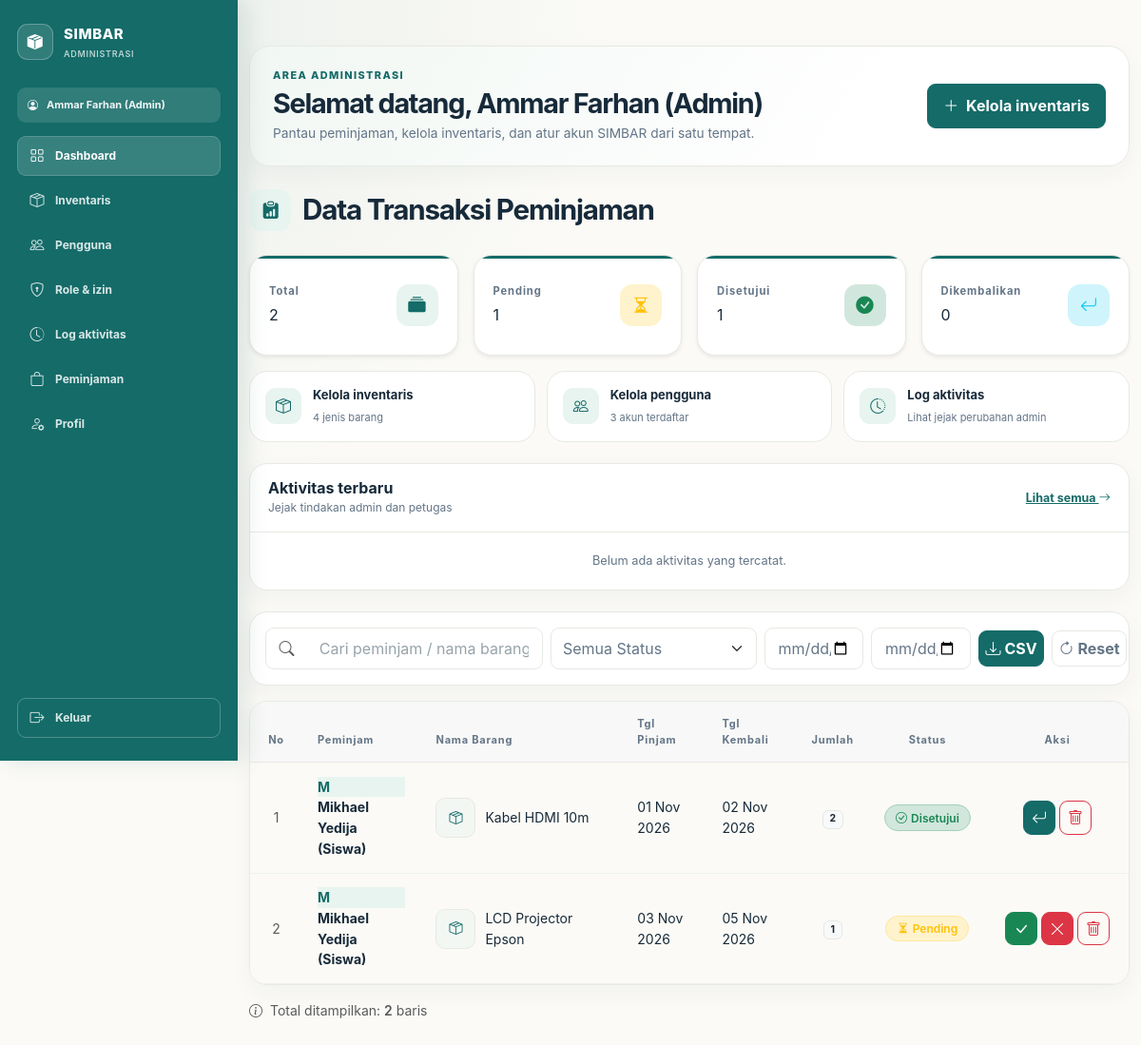
/admin/index.php (signed in), run on the app's committed database.
### tables this page shows
CREATE TABLE `peminjaman` (
  `id` int(11) NOT NULL,
  `user_id` int(11) NOT NULL,
  `barang_id` int(11) NOT NULL,
  `tanggal_pinjam` date NOT NULL,
  `tanggal_kembali` date NOT NULL,
  `jumlah_pinjam` int(11) NOT NULL DEFAULT 1,
  `status` enum('Pending','Disetujui','Ditolak','Dikembalikan') NOT NULL DEFAULT 'Pending',
  `created_at` timestamp NOT NULL DEFAULT current_timestamp()
);

CREATE TABLE `users` (
  `id` int(11) NOT NULL,
  `nama` varchar(100) NOT NULL,
  `username` varchar(50) NOT NULL,
  `password` varchar(255) NOT NULL,
  `role` varchar(50) NOT NULL DEFAULT 'peminjam',
  `created_at` timestamp NOT NULL DEFAULT current_timestamp()
);

CREATE TABLE `barang` (
  `id` int(11) NOT NULL,
  `nama_barang` varchar(100) NOT NULL,
  `kategori` varchar(50) NOT NULL,
  `foto` varchar(255) DEFAULT NULL,
  `diarsipkan` tinyint(1) NOT NULL DEFAULT 0,
  `stok` int(11) NOT NULL DEFAULT 0,
  `kondisi` enum('Baik','Rusak Ringan') NOT NULL DEFAULT 'Baik',
  `created_at` timestamp NOT NULL DEFAULT current_timestamp()
);

### admin/index.php (the view, shortened to what the rows shown need)
<?php
require_once '../config/koneksi.php';
require_once '../config/auth.php';
cek_akses('transactions.view');
$data_peminjaman = [];
try {
    $sql = "SELECT peminjaman.id, users.nama AS nama_peminjam, barang.nama_barang, barang.foto,
                   peminjaman.tanggal_pinjam, peminjaman.tanggal_kembali,
                   peminjaman.jumlah_pinjam, peminjaman.status
            FROM peminjaman
            JOIN users  ON peminjaman.user_id  = users.id
            JOIN barang ON peminjaman.barang_id = barang.id
            ORDER BY peminjaman.id DESC";
    $stmt = $pdo->query($sql);
    $data_peminjaman = $stmt->fetchAll(PDO::FETCH_ASSOC);
} catch (PDOException $e) {
    $error_message = "Gagal memuat data peminjaman. Silakan coba lagi.";
}
function format_tanggal($tgl) {
    $bulan = [1=>'Jan','Feb','Mar','Apr','Mei','Jun','Jul','Agu','Sep','Okt','Nov','Des'];
    $ts = strtotime($tgl);
    return date('d', $ts) . ' ' . $bulan[(int)date('n', $ts)] . ' ' . date('Y', $ts);
}
function badge_status($status) {
    $map = [
        'Pending'      => ['warning', 'bi-hourglass-split', 'Pending'],
        'Disetujui'    => ['success', 'bi-check-circle',   'Disetujui'],
        'Ditolak'      => ['danger',  'bi-x-circle',       'Ditolak'],
        'Dikembalikan' => ['primary', 'bi-arrow-return-left', 'Dikembalikan'],
    ];
    $cfg = $map[$status] ?? ['secondary', 'bi-dash-circle', $status];
    return '<span class="badge badge-status bg-' . $cfg[0] . '-subtle text-' . $cfg[0] . ' border border-' . $cfg[0] . '-subtle">'
         . '<i class="bi ' . $cfg[1] . ' me-1"></i>' . htmlspecialchars($cfg[2]) . '</span>';
}
$nama_admin = $_SESSION['nama'] ?? 'Admin';
?>
<!DOCTYPE html>
<html lang="id">
<head>
    <link href="https://cdn.jsdelivr.net/npm/bootstrap@5.3.3/dist/css/bootstrap.min.css" rel="stylesheet">
    <link href="https://cdn.jsdelivr.net/npm/bootstrap-icons@1.11.3/font/bootstrap-icons.css" rel="stylesheet">
    <?php require __DIR__ . '/sidebar_styles.php'; ?>
</head>
<body>
<div class="container my-4 my-md-5 fade-in">
    <section class="admin-heading" aria-labelledby="admin-title">
        <div>
            <h1 id="admin-title">Selamat datang, <?= htmlspecialchars($nama_admin, ENT_QUOTES, 'UTF-8') ?></h1>
        </div>
    </section>
    <h2 class="page-title d-flex align-items-center">
        <i class="bi bi-clipboard-data-fill"></i>Data Transaksi Peminjaman
    </h2>
    <?php if (simbar_user_has_permission('audit.view')): ?>
    <section class="activity-panel" aria-labelledby="activity-title">
        <div class="activity-heading">
            <div><h2 id="activity-title">Aktivitas terbaru</h2><p>Jejak tindakan admin dan petugas</p></div>
        </div>
    </section>
    <?php endif; ?>
    <div class="table-card shadow-sm">
        <div class="table-responsive">
            <table class="table align-middle" id="dataTable">
                <thead>
                    <tr>
                        <th class="text-center" style="width:55px;">No</th>
                        <th>Peminjam</th>
                        <th>Nama Barang</th>
                        <th>Tgl Pinjam</th>
                        <th>Tgl Kembali</th>
                        <th class="text-center">Jumlah</th>
                        <th class="text-center">Status</th>
                        <th class="text-center" style="width:150px;">Aksi</th>
                    </tr>
                </thead>
                <tbody>
                    <?php if (empty($data_peminjaman)): ?>
                        <tr class="empty-row">
                            <td colspan="8" class="text-center text-muted py-5">
                                <i class="bi bi-inbox fs-1 d-block mb-2 text-secondary opacity-50"></i>
                                <div class="fw-semibold">Belum ada data transaksi peminjaman.</div>
                                <div class="small">Transaksi baru akan tampil di sini.</div>
                            </td>
                        </tr>
                    <?php else: ?>
                        <?php $no = 1; foreach ($data_peminjaman as $row):
                            $inisial = strtoupper(mb_substr($row['nama_peminjam'], 0, 1));
                        ?>
                            <tr>
                                <td class="text-center text-muted" data-label="No"><?= $no++ ?></td>
                                <td data-label="Peminjam">
                                    <div class="peminjam-cell">
                                        <div class="avatar"><?= htmlspecialchars($inisial) ?></div>
                                        <span><?= htmlspecialchars($row['nama_peminjam']) ?></span>
                                    </div>
                                </td>
                                <td data-label="Nama Barang">
                                    <div class="barang-cell">
                                        <span class="barang-thumb">
                                            <?php if (!empty($row['foto'])): ?>
                                                <img src="../uploads/barang/<?= htmlspecialchars($row['foto'], ENT_QUOTES, 'UTF-8') ?>" alt="" loading="lazy">
                                            <?php else: ?>
                                                <i class="bi bi-box-seam" aria-hidden="true"></i>
                                            <?php endif; ?>
                                        </span>
                                        <span><?= htmlspecialchars($row['nama_barang'], ENT_QUOTES, 'UTF-8') ?></span>
                                    </div>
                                </td>
                                <td data-label="Tanggal Pinjam" data-date="<?= htmlspecialchars($row['tanggal_pinjam'], ENT_QUOTES, 'UTF-8') ?>"><?= format_tanggal($row['tanggal_pinjam']) ?></td>
                                <td data-label="Tanggal Kembali" data-date="<?= htmlspecialchars($row['tanggal_kembali'], ENT_QUOTES, 'UTF-8') ?>"><?= format_tanggal($row['tanggal_kembali']) ?></td>
                                <td class="text-center" data-label="Jumlah">
                                    <span class="badge bg-light text-dark border"><?= (int)$row['jumlah_pinjam'] ?></span>
                                </td>
                                <td class="text-center" data-label="Status"><?= badge_status($row['status']) ?></td>
                                <td class="text-center" data-label="Aksi">
                                    <div class="d-inline-flex gap-1">
                                        <?php if (simbar_user_has_permission('transactions.manage')): ?>
                                        <?php if ($row['status'] === 'Pending'): ?>
                                            <button type="button" class="btn btn-success btn-aksi"
                                                title="Setujui"
                                                data-bs-toggle="modal" data-bs-target="#modalAksi"
                                                data-id="<?= (int)$row['id'] ?>"
                                                data-status="Disetujui"
                                                data-label="menyetujui"
                                                data-nama="<?= htmlspecialchars($row['nama_peminjam']) ?>"
                                                data-barang="<?= htmlspecialchars($row['nama_barang']) ?>">
                                                <i class="bi bi-check-lg"></i>
                                            </button>
                                            <button type="button" class="btn btn-danger btn-aksi"
                                                title="Tolak"
                                                data-bs-toggle="modal" data-bs-target="#modalAksi"
                                                data-id="<?= (int)$row['id'] ?>"
                                                data-status="Ditolak"
                                                data-label="menolak"
                                                data-nama="<?= htmlspecialchars($row['nama_peminjam']) ?>"
                                                data-barang="<?= htmlspecialchars($row['nama_barang']) ?>">
                                                <i class="bi bi-x-lg"></i>
                                            </button>
                                        <?php elseif ($row['status'] === 'Disetujui'): ?>
                                            <button type="button" class="btn btn-primary btn-aksi"
                                                title="Kembalikan"
                                                data-bs-toggle="modal" data-bs-target="#modalAksi"
                                                data-id="<?= (int)$row['id'] ?>"
                                                data-status="Dikembalikan"
                                                data-label="mengembalikan"
                                                data-nama="<?= htmlspecialchars($row['nama_peminjam']) ?>"
                                                data-barang="<?= htmlspecialchars($row['nama_barang']) ?>">
                                                <i class="bi bi-arrow-return-left"></i>
                                            </button>
                                        <?php else: ?>
                                            <span class="text-muted small">-</span>
                                        <?php endif; ?>
                                        <?php endif; ?>
                                        <?php if (simbar_user_has_permission('transactions.delete')): ?>
                                        <button type="button" class="btn btn-outline-danger btn-aksi"
                                            title="Hapus"
                                            data-bs-toggle="modal" data-bs-target="#modalHapus"
                                            data-id="<?= (int)$row['id'] ?>"
                                            data-nama="<?= htmlspecialchars($row['nama_peminjam']) ?>"
                                            data-barang="<?= htmlspecialchars($row['nama_barang']) ?>">
                                            <i class="bi bi-trash"></i>
                                        </button>
                                        <?php endif; ?>
                                    </div>
                                </td>
                            </tr>
                        <?php endforeach; ?>
                    <?php endif; ?>
                </tbody>
            </table>
        </div>
    </div>
</div>
</body>
</html>

### data on the page
peminjaman: user.nama "M", user.nama "Mikhael Yedija (Siswa)", barang.nama_barang "Kabel HDMI 10m", tanggal_pinjam "01 Nov 2026", tanggal_kembali "02 Nov 2026", jumlah_pinjam "2", status "Disetujui"
peminjaman: user.nama "M", user.nama "Mikhael Yedija (Siswa)", barang.nama_barang "LCD Projector Epson", tanggal_pinjam "03 Nov 2026", tanggal_kembali "05 Nov 2026", jumlah_pinjam "1", status "Pending"

### other printed values
$admin_sidebar_name "Ammar Farhan (Admin)"
$label "Dashboard"
$label "Inventaris"
$label "Pengguna"
$label "Role & izin"
$label "Log aktivitas"
$label "Peminjaman"
$label "Profil"
$nama_admin "Ammar Farhan (Admin)"
$total "2"
$pending "1"
$disetujui "1"
$dikembalikan "0"
$total_barang "4"
$total_pengguna "3"
